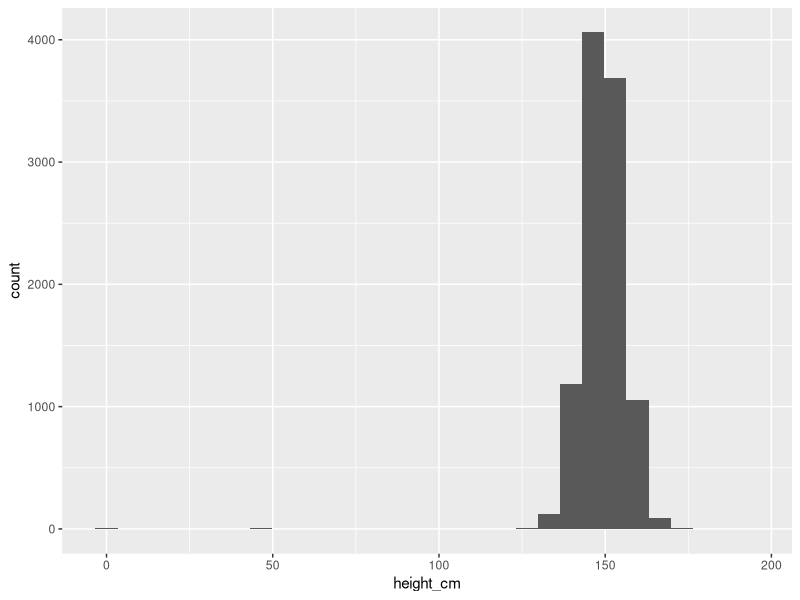
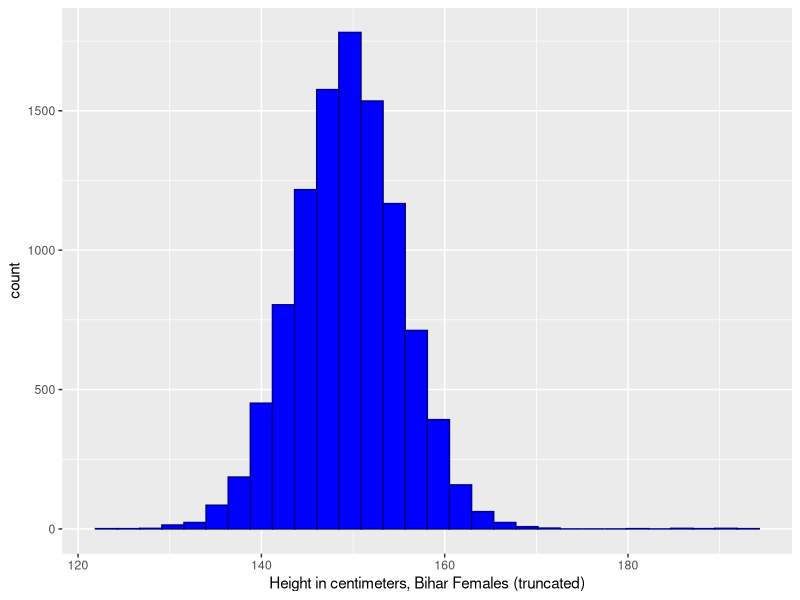
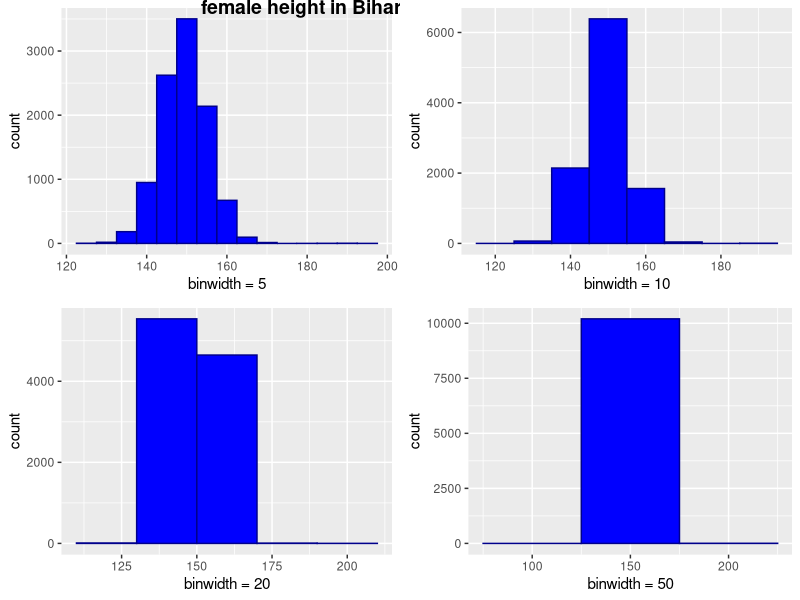
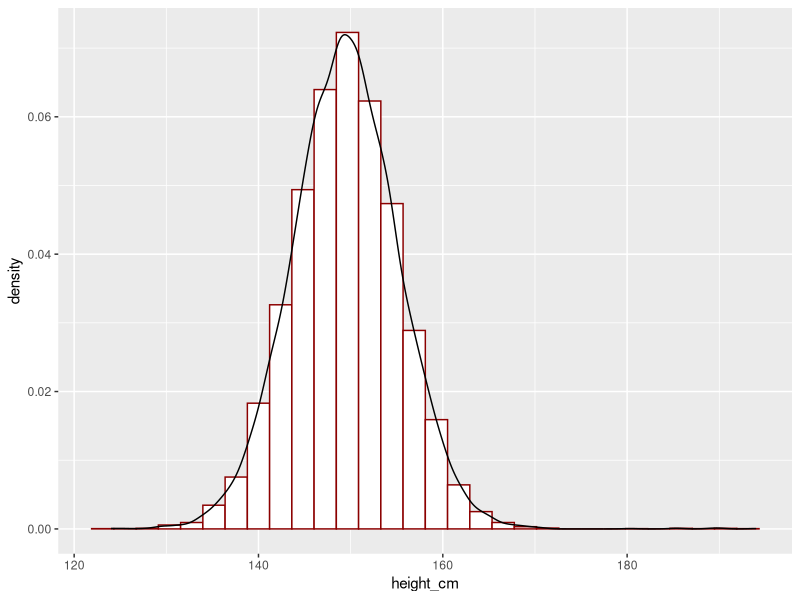
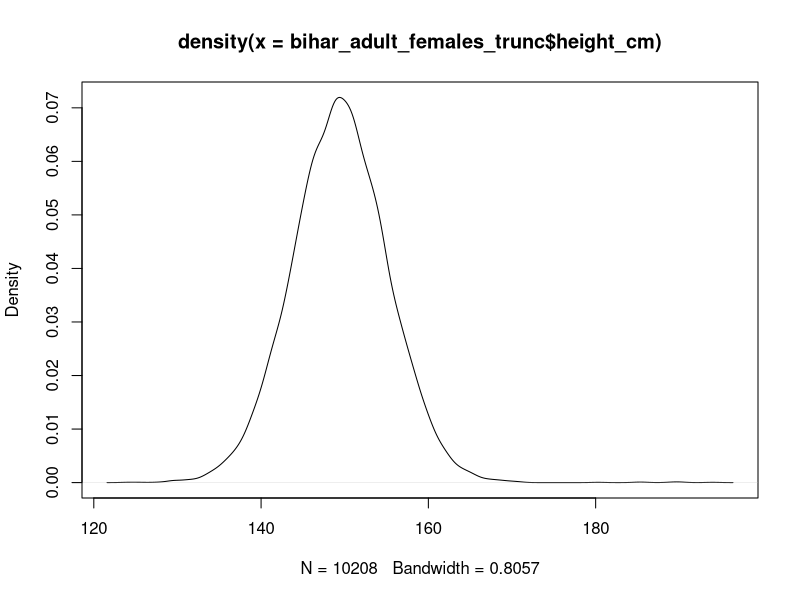
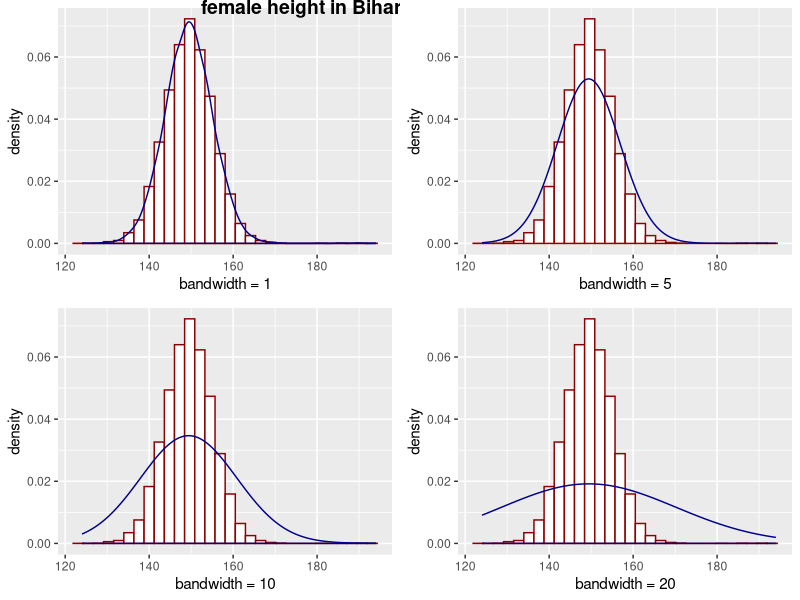
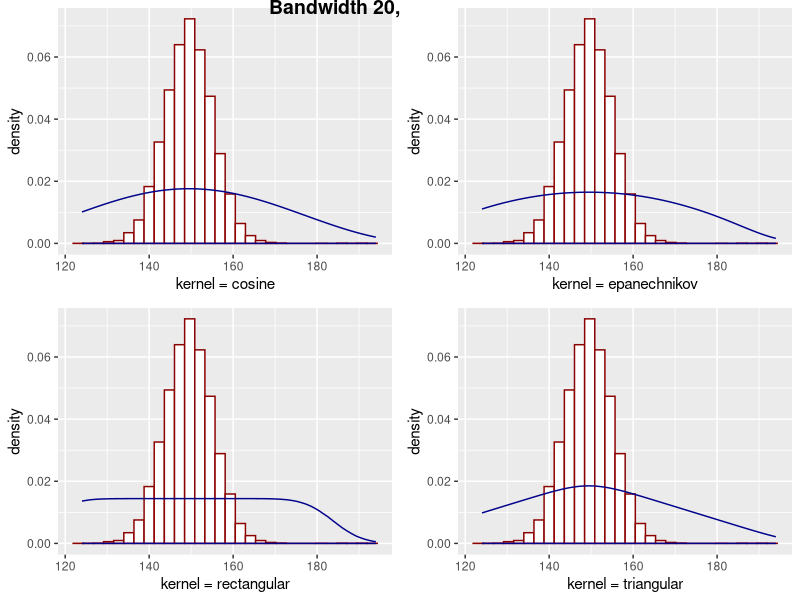
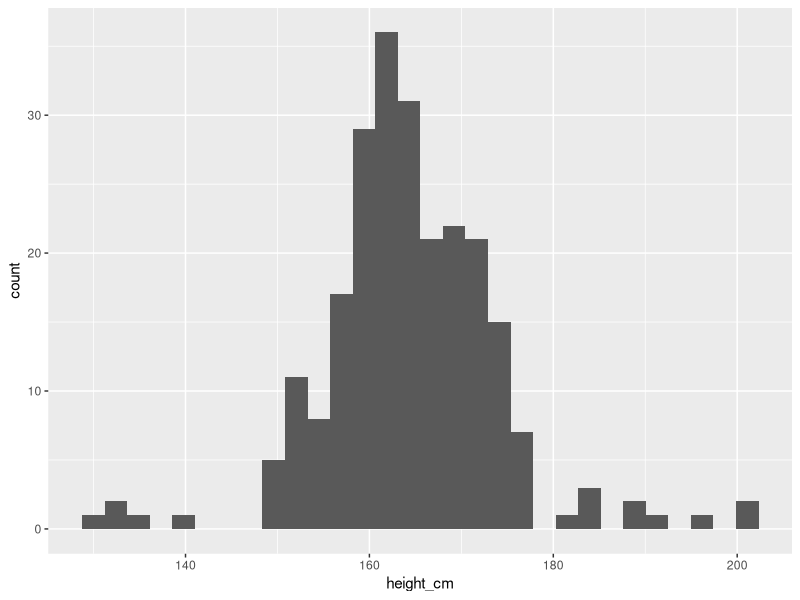

Write R code to recreate these figures, in order.
## ---- chunk 1
library(ggplot2)
require(cowplot)
library(tidyverse)

bihar_data <- read_csv("./files/M3/Bihar.csv")

# keep the females
bihar_adult_females <- dplyr::filter(bihar_data, adult == 1, female == 1)

# take a look at our data
head(bihar_adult_females, 10)

# plot it
ggplot(bihar_adult_females, aes(height_cm)) + 
  geom_histogram()

# not very attractive, so lets tidy it up - there are some outliers close to 0 and 200 cm
bihar_adult_females_trunc <- dplyr::filter(bihar_adult_females, height_cm > 120, height_cm < 200)

# Plot again with colour and labels
ggplot(bihar_adult_females_trunc, aes(height_cm)) + 
  geom_histogram(fill = "blue", color = "darkblue") + 
  xlab("Height in centimeters, Bihar Females (truncated)")

## ---- chunk 2
Bihar1 <- ggplot(bihar_adult_females_trunc, aes(height_cm)) + 
  geom_histogram(fill = "blue",color = "darkblue", binwidth = 5) +
  xlab("binwidth = 5")

Bihar2 <- ggplot(bihar_adult_females_trunc, aes(height_cm)) + 
  geom_histogram(fill = "blue",color = "darkblue", binwidth = 10) +
  xlab("binwidth = 10")

Bihar3 <- ggplot(bihar_adult_females_trunc, aes(height_cm)) + 
  geom_histogram(fill = "blue",color = "darkblue", binwidth = 20) +
  xlab("binwidth = 20")

Bihar4 <- ggplot(bihar_adult_females_trunc, aes(height_cm)) + 
  geom_histogram(fill = "blue",color = "darkblue", binwidth = 50) +
  xlab("binwidth = 50")

plot_grid(Bihar1, Bihar2, Bihar3, Bihar4, labels="female height in Bihar", hjust = -1, vjust = 1)
# we could save the results to an image or a file using 
# ggsave("folder/bihargrid.pdf")
## ---- chunk 3
ggplot(bihar_adult_females_trunc, aes(height_cm)) + 
  geom_histogram(data = bihar_adult_females_trunc, aes(height_cm, ..density..), fill = "white", color = "darkred") +
  geom_density(kernel = "gaussian", aes(height_cm))
## ---- chunk 4
kde = density(bihar_adult_females_trunc$height_cm)
plot(kde)
## ---- chunk 5
Bihar5 <- ggplot(bihar_adult_females_trunc, aes(height_cm)) + 
  geom_histogram(data = bihar_adult_females_trunc, aes(height_cm, ..density..), fill = "white", color = "darkred") +
  stat_density(kernel = "gaussian", bw = 1, aes(height_cm), fill = NA, color = "darkblue") +
  xlab("bandwidth = 1")

Bihar6 <- ggplot(bihar_adult_females_trunc, aes(height_cm)) + 
  geom_histogram(data = bihar_adult_females_trunc, aes(height_cm, ..density..), fill = "white", color = "darkred") +
  geom_density(kernel = "gaussian", bw = 5, aes(height_cm), fill = NA, color = "darkblue") +
  xlab("bandwidth = 5")

Bihar7 <- ggplot(bihar_adult_females_trunc, aes(height_cm)) + 
  geom_histogram(data = bihar_adult_females_trunc, aes(height_cm, ..density..), fill = "white", color = "darkred") +
  stat_density(kernel = "gaussian", bw = 10, aes(height_cm), fill = NA, color = "darkblue") +
  xlab("bandwidth = 10")

Bihar8 <- ggplot(bihar_adult_females_trunc, aes(height_cm)) + 
  geom_histogram(data = bihar_adult_females_trunc, aes(height_cm, ..density..), fill = "white", color = "darkred") +
  stat_density(kernel = "gaussian", bw = 20, aes(height_cm), fill = NA, color = "darkblue") +
  xlab("bandwidth = 20")

plot_grid(Bihar5, Bihar6, Bihar7, Bihar8, labels="female height in Bihar", hjust = -1, vjust = 1)
## ---- chunk 6
Bihar9 <- ggplot(bihar_adult_females_trunc, aes(height_cm)) + 
  geom_histogram(data = bihar_adult_females_trunc, aes(height_cm, ..density..), fill = "white", color = "darkred") +
  stat_density(kernel = "cosine", bw = 20, aes(height_cm), fill = NA, color = "darkblue") +
  xlab("kernel = cosine")

Bihar10 <- ggplot(bihar_adult_females_trunc, aes(height_cm)) + 
  geom_histogram(data = bihar_adult_females_trunc, aes(height_cm, ..density..), fill = "white", color = "darkred") +
  stat_density(kernel = "epanechnikov", bw = 20, aes(height_cm), fill = NA, color = "darkblue") +
  xlab("kernel = epanechnikov")

Bihar11 <- ggplot(bihar_adult_females_trunc, aes(height_cm)) + 
  geom_histogram(data = bihar_adult_females_trunc, aes(height_cm, ..density..), fill = "white", color = "darkred") +
  stat_density(kernel = "rectangular", bw = 20, aes(height_cm), fill = NA, color = "darkblue") +
  xlab("kernel = rectangular")

Bihar12 <- ggplot(bihar_adult_females_trunc, aes(height_cm)) + 
  geom_histogram(data = bihar_adult_females_trunc, aes(height_cm, ..density..), fill = "white", color = "darkred") +
  stat_density(kernel = "triangular", bw = 20, aes(height_cm), fill = NA, color = "darkblue") +
  xlab("kernel = triangular")

plot_grid(Bihar9, Bihar10, Bihar11, Bihar12, labels="Bandwidth 20, varying kernel", hjust = -1, vjust = 1)
## ---- chunk 7
# load the US data 
library(dslabs)
data(heights)

# keep the females,remove sex column and convert to cm
US_adult_females <- dplyr::filter(heights, sex=='Female')
US_adult_females <- US_adult_females[-c(1)]
colnames(US_adult_females)[1] <- "height_cm"
US_adult_females <- cm(US_adult_females)

# take a look at our data
head(US_adult_females, 10)

# plot it
ggplot(US_adult_females, aes(height_cm)) + 
  geom_histogram()

# lets tidy it up as before - there are some outliers close to 0 and 200 cm
US_adult_females_trunc <- dplyr::filter(US_adult_females, height_cm > 120, height_cm < 200)

# Plot again with colour and labels
ggplot(US_adult_females_trunc, aes(height_cm)) + 
  geom_histogram(fill = "red", color = "darkred") + 
  xlab("Height in centimeters, US Females (truncated)")

# Let's plot both US and Bihar data on the same plot and tidy the code a little.  Note we don't need to aes() second time as the col is now the same name, so is applied to both since it is stated in the first line

# Density plot for both
ggplot(bihar_adult_females_trunc, aes(height_cm)) + 
  geom_density(color = "darkblue") +
  geom_density(data = US_adult_females_trunc, color = "darkred") + 
  xlab("Height in centimeters")

# Histogram for both
ggplot(bihar_adult_females_trunc, aes(height_cm)) + 
  geom_histogram(fill = "red", color = "darkred") +
  geom_histogram(data = US_adult_females_trunc, fill = "blue", color = "darkblue") + 
  xlab("Height in centimeters")

## ---- chunk 8
ggplot(bihar_adult_females_trunc, aes(height_cm)) + 
  stat_ecdf(color = "darkred") +
  stat_ecdf(data = US_adult_females_trunc, color = "darkblue") + 
  xlab("Height in centimeters")
## ---- chunk 9
# first we create a copy of our data with new column names, so they can be combined together and we can identify which is the releveant source
USH <- US_adult_females_trunc 
colnames(USH)[1] <- "US_Heights"
BiharH <- bihar_adult_females_trunc[,5]
colnames(BiharH)[1] <- "Bihar_Heights"

# Next we gather the data i.e. go from wide to long then combine these in a single data frame by adding the rows
USHG <- gather(USH)
BiharHG <- gather(BiharH)
combined <- rbind(USHG,BiharHG)

# Now we can create our plot

ggplot(combined) + 
  stat_ecdf(aes(value, colour = key)) +
  scale_colour_manual(values=c("darkblue", "darkred")) +
  xlab("Height in centimeters") + 
  ylab("Cumulative Distribution")
